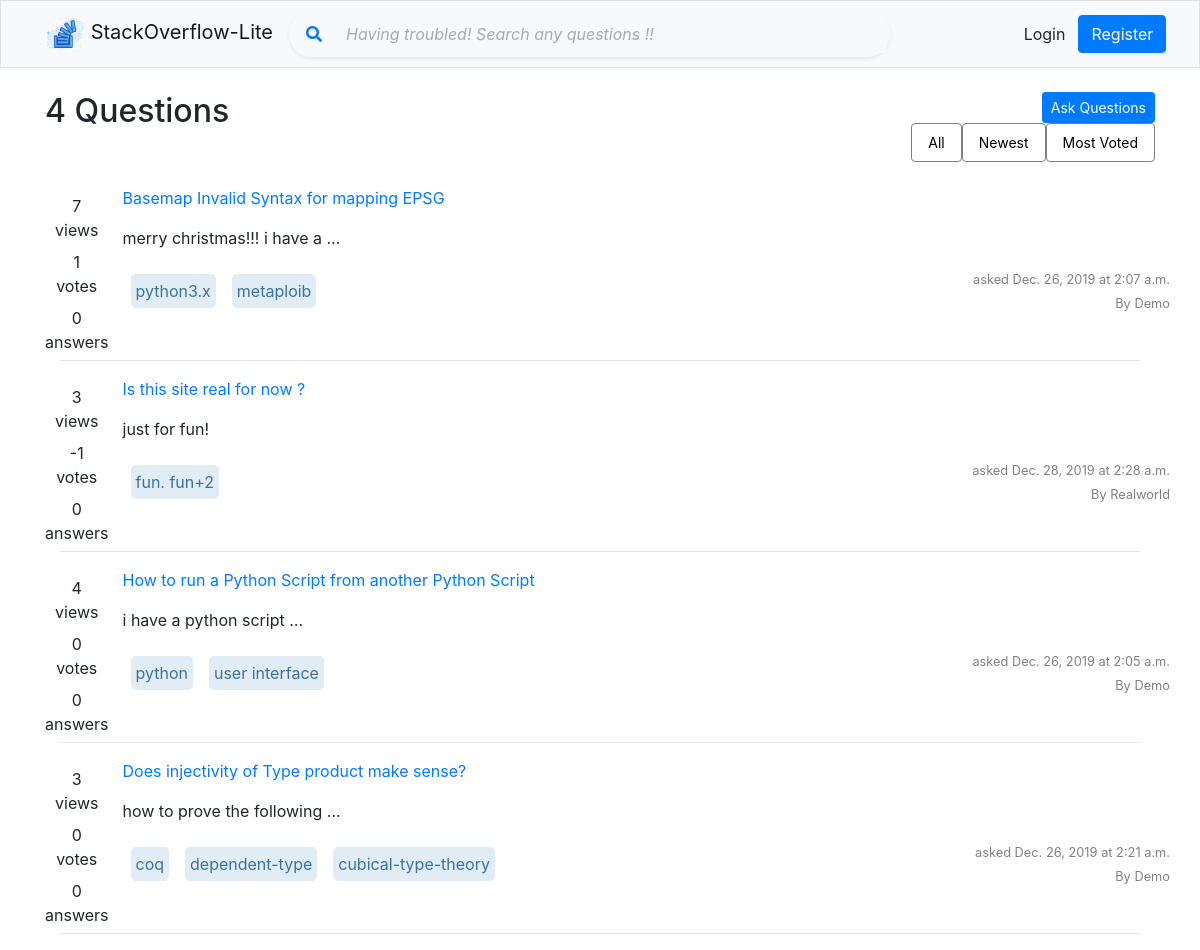
The app's page /?query=most_voted, older data.
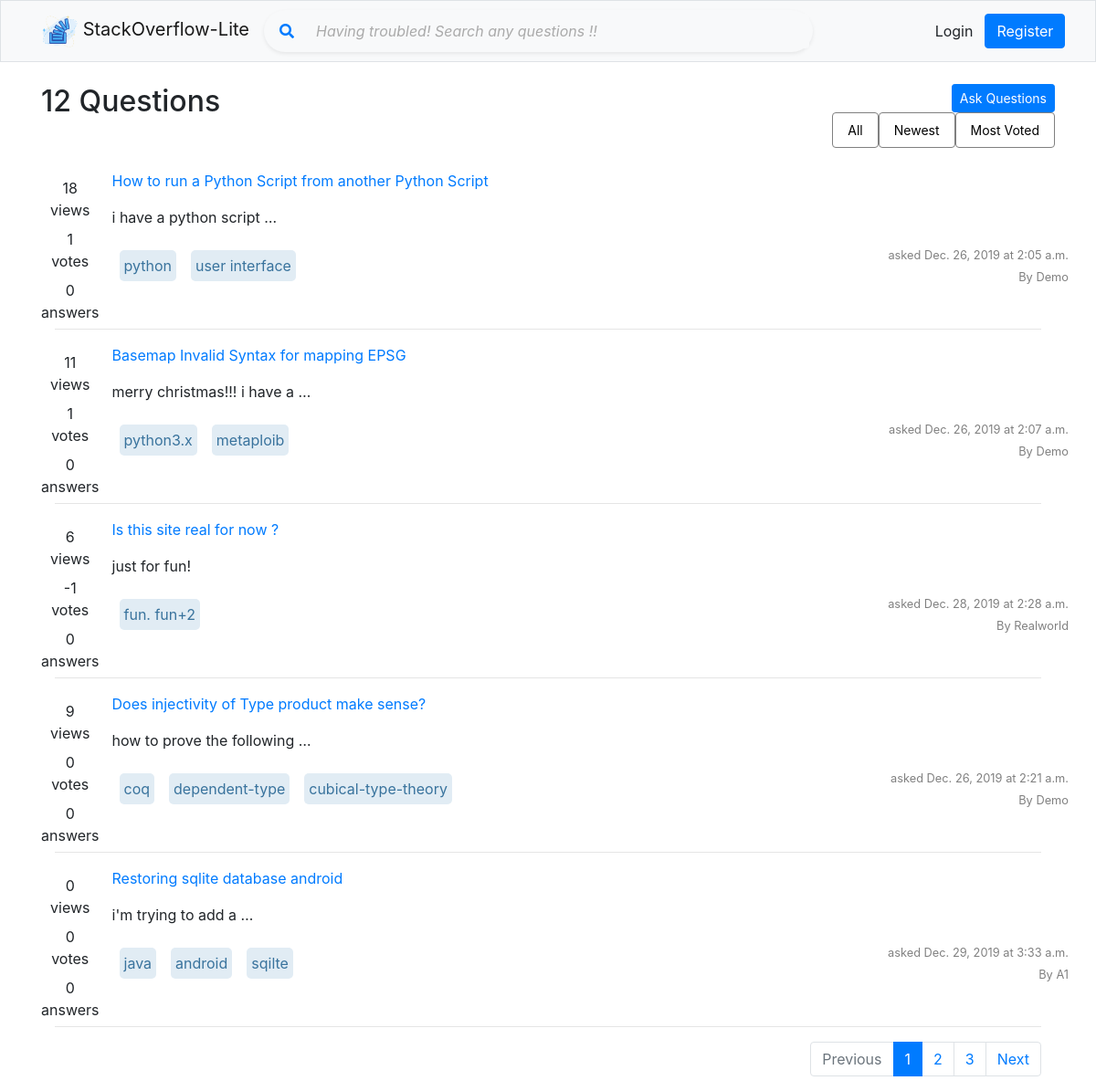
The same page, newer data.
### overflow/models/QuestionModel.py (models this page shows, shortened)
class QuestionModel(models.Model):
    title = models.CharField(max_length=120, unique=True)
    description = RichTextField(null=True)
    tag = models.CharField(max_length=120, null=True)
    views = models.PositiveIntegerField(default=0)
    final_answer_id = models.IntegerField(null=True)
    asked_at = models.DateTimeField(auto_now_add=True)
    modified_on = models.DateTimeField(auto_now=True)
    asked_by = models.ForeignKey(User, null=True, on_delete=models.SET_NULL)
    def tag_split(self):
        if self.tag:
            return self.tag.split(',')
    def answer_count(self):
        return self.am_question.count()
    def get_vote_count(self):
        result = self.qvm_question.aggregate(Sum('vote'))['vote__sum']
        if result:
            return result
        else:
            return 0

### overflow/views/index.py (the view)
# urls.py: path('', index.index, name='home'),
def index(request):
    question_list = []
    current_page_number = 1
    if request.method == "GET":
        current_page_number = request.GET.get('page', 1)
        question_filter = request.GET.get('query', None)
        if question_filter is None:
            question_list = QuestionModel.objects.all()
        else:
            if question_filter == FilterOption.all.name:
                question_list = QuestionModel.objects.all()
            elif question_filter == FilterOption.newest.name:
                question_list = QuestionModel.objects.order_by('-asked_at')
            elif question_filter == FilterOption.most_voted.name:
                question_list = QuestionModel.objects.annotate(qvm_question_count=Count("qvm_question")).order_by(
                    '-qvm_question_count')
    else:
        question_search = request.POST.get('search_bar')
        if question_search is not None:
            question_list = QuestionModel.objects.filter(title__icontains=question_search)
    paginator = Paginator(question_list, pagination_limit())
    try:
        questions = paginator.page(current_page_number)
    except PageNotAnInteger:
        questions = paginator.page(1)
    except EmptyPage:
        questions = paginator.page(paginator.num_pages)
    return render(request, 'overflow/index/index.html', {
        'questions': questions,
        'questions_count': question_list.count()
    })

### overflow/helper.py (called while the page is built)
def pagination_limit():
    return int(5)

### templates/overflow/index/index.html (shortened to what the changed rows need)
{% extends 'shared/_layout.html' %}
{% load static %}
{% block content %}
    <div class="container mt-4">
        <div class="row">
            <div class="col">
                <div class="col-xs-12">
                    <div class="col-xs-6" style="float: left; margin-right:60%;">
                        <h2>{{ questions_count }} Questions</h2>
                    </div>
                </div>
            </div>
        </div>
        <br>
        <div>
            <div class="col-xl-12">
                {% for question in questions %}
                    <div class="row">
                        <div class="col-xl-1 mb-2">
                            <div style="float: left; height: 150px; text-align: center;">
                                <div class="mt-2">
                                    {{ question.views }} <br>
                                    views
                                </div>
                                <div class="mt-2">
                                    {{ question.get_vote_count }} <br> votes
                                </div>
                                <div class="mt-2">
                                    {{ question.answer_count }} <br> answers
                                </div>
                            </div>
                        </div>
                        <div class="col">
                            <div class="row">
                                <div class="col">
                                    <a href="{% url 'question_detail' question.pk %}">{{ question.title | capfirst }}</a>
                                    <p>{{ question.description | safe | lower | truncatewords:5 }}</p>
                                </div>
                            </div>
                            <div class="row">
                                <div class="col-xl-8">
                                    {% for tag in question.tag_split %}
                                        <p id="tech_tag">
                                            {{ tag }}
                                        </p>
                                    {% endfor %}
                                </div>
                                <div class="col-xl-4 text-right">
                                    <small>asked {{ question.asked_at | date }}
                                        at {{ question.asked_at | time }}</small>
                                    <br>
                                    <small>By {{ question.asked_by | capfirst }} </small>
                                </div>
                            </div>
                        </div>
                    </div>
                    <hr>
                {% endfor %}
            </div>
            <div style="float: right;">
                {% if questions.has_other_pages %}
                    <ul class="pagination">
                        {% if questions.has_previous %}
                            <li class="page-item"><a class="page-link"
                                                     href="?page={{ questions.previous_page_number }}">Previous</a>
                            </li>
                        {% else %}
                            <li class="page-item disabled"><span><a class="page-link">Previous</a></span></li>
                        {% endif %}
                        {% for i in questions.paginator.page_range %}
                            {% if questions.number == i %}
                                <li class="active page-item"><span class="page-link">{{ i }} </span></li>
                            {% else %}
                                <li class="page-item"><a class="page-link" href="?page={{ i }}">{{ i }}</a></li>
                            {% endif %}
                        {% endfor %}
                        {% if questions.has_next %}
                            <li class="page-item"><a class="page-link"
                                                     href="?page={{ questions.next_page_number }}">Next</a></li>
                        {% else %}
                            <li class="page-item disabled"><span><a href="" class="page-link">Next</a></span></li>
                        {% endif %}
                    </ul>
                {% endif %}
            </div>
        </div>
    </div>
{% endblock %}

Row changes from the older to the newer data that the page shows:
changed QuestionModel "How to run a Python Script from another Python Script": views "4" → "18"; get_vote_count "0" → "1"; moves up the list
changed QuestionModel "Basemap Invalid Syntax for mapping EPSG": views "7" → "11"
changed QuestionModel "Is this site real for now ?": views "3" → "6"
changed QuestionModel "Does injectivity of Type product make sense?": views "3" → "9"
added QuestionModel: views "0", get_vote_count "0", answer_count "0", title "Restoring sqlite database android", description "i'm trying to add a …", tag_split "java" "android" "sqilte", asked_at "Dec. 29, 2019", asked_at "3:33 a.m.", asked_by "A1"
Text that changed along with them:
{{ questions_count }}: "4" → "12"
text now shown: "Previous Next"
new list line: "1"
new list line: "2"
new list line: "3"
